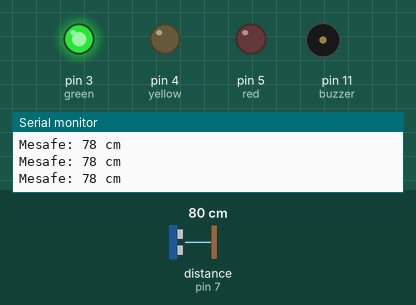
Recording of a sketch running on a simulated Arduino Uno, built with avr-gcc and run on an emulated ATmega328P. Parts: output pins drawn as LEDs (lit = HIGH), buzzer (waves = sounding), the last lines printed to the serial monitor. Wiring (inferred from the names in the program): ultrasonic range finder: trigger pin 9; echo pin 7. Inputs (shaded band) come from the test bench; at power-on: distance to the obstacle (sensor on pin 7) 80 cm. The echo pulse lasts 58.3 µs per cm; pins used as bus, display or sensor lines are not drawn.

Above: at 1.2 s.
1.3 s: distance to the obstacle (sensor on pin 7) set to 55 cm
2.8 s: distance to the obstacle (sensor on pin 7) set to 48 cm
At 4.0 s:
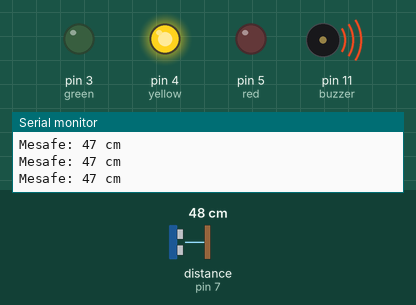
4.3 s: distance to the obstacle (sensor on pin 7) set to 23 cm
5.8 s: distance to the obstacle (sensor on pin 7) set to 18 cm
At 6.3 s:
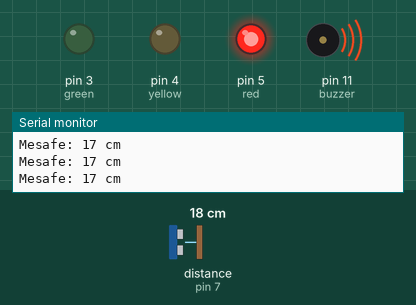
7.3 s: distance to the obstacle (sensor on pin 7) set to 53 cm
At 8.5 s:
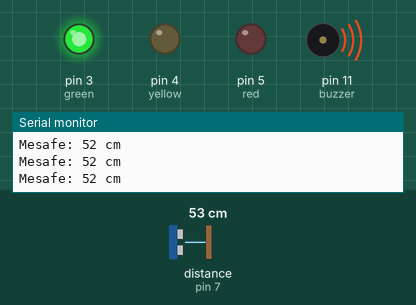
8.8 s: distance to the obstacle (sensor on pin 7) set to 2 cm
At 10.2 s:
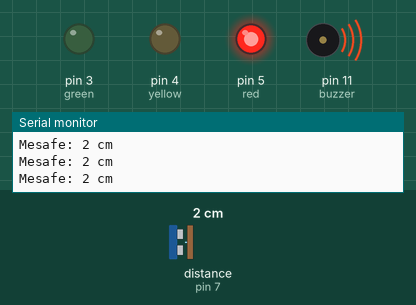
Timing chart, 0 to 11.3 s (numbered marks = the images above; inputs shaded):
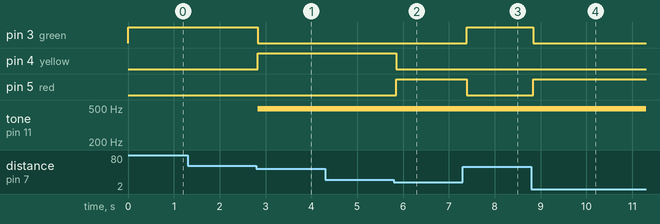

Measured:
- the behaviour switches between 51 and 50 cm on distance to the obstacle (sensor on pin 7) (found by bisection; images 0 and 1)
- the behaviour switches between 21 and 20 cm on distance to the obstacle (sensor on pin 7) (found by bisection; images 1 and 2)
- after the input at 2.8 s, pin 3 (green): HIGH → LOW at once; pin 4 (yellow): LOW → HIGH at once; tone on pin 11 (buzzer): silent → 490 Hz at once
- after the input at 5.8 s, pin 4 (yellow): HIGH → LOW after 0.06 s; pin 5 (red): LOW → HIGH after 0.06 s
- after the input at 7.3 s, pin 3 (green): LOW → HIGH after 0.09 s; pin 5 (red): HIGH → LOW after 0.09 s
- after the input at 8.8 s, pin 3 (green): HIGH → LOW at once; pin 5 (red): LOW → HIGH at once

The sketch:

buzzerwithLight.ino
```cpp
// --- AKILLI PARK SENSÖRÜ (PİNLER: 3,4,5,11 ve Sensör 9-13) ---

const int green = 3;
const int yellow = 4;
const int red = 5;
const int buzzer = 11;  // Buzzer

const int trigPin = 9;  // Tetikleyen sensör
const int echoPin = 7; // Yolu hesaplayan sensör

void setup() {
  // Elemanları initialise etme
  pinMode(green, OUTPUT);
  pinMode(yellow, OUTPUT);
  pinMode(red, OUTPUT);
  pinMode(buzzer, OUTPUT);

  // Sensör pinleri
  pinMode(trigPin, OUTPUT);
  pinMode(echoPin, INPUT);

  // Bilgisayar çıktısı
  Serial.begin(9600);
  Serial.println("Sistem Baslatiliyor...");
}

void loop() {
  long duration;
  int distance;

  // Ölçüm Sinyali Gönder
  digitalWrite(trigPin, LOW);
  delayMicroseconds(2);
  digitalWrite(trigPin, HIGH);
  delayMicroseconds(10);
  digitalWrite(trigPin, LOW);

  //  Yankıyı Dinle
  duration = pulseIn(echoPin, HIGH);
  distance = duration * 0.034 / 2;

  // --- FİLTRELEME VE KONTROL ---
  // Eğer mesafe 0 veya çok uzaksa
  if (distance == 0 || distance > 300) {
     Serial.println("HATA: Sensor okuyamiyor (0)!");
     distance = 999; // Hata ver ve distance'ı arttır
  } else {
     // Ekrana sonucu yaz
     Serial.print("Mesafe: ");
     Serial.print(distance);
     Serial.println(" cm");
  }

  // Işıkları söndür
  digitalWrite(green, LOW);
  digitalWrite(yellow, LOW);
  digitalWrite(red, LOW);
  // Buzzer'ı burada susturmuyoruz, aşağıda ritim vereceğiz.

  //
  if (distance < 20) {
    // --- ÇOK YAKIN (KIRMIZI + HIZLI DIT DIT) ---
    digitalWrite(red, HIGH);

    // Fısıltı Modu (Sesi kısık - değer 10)
    analogWrite(buzzer, 10);
    delay(50);
    digitalWrite(buzzer, LOW); // Sus
    delay(50);
  }
  else if (distance < 50) {
    // --- ORTA MESAFE (SARI + YAVAŞ DİİİT) ---
    digitalWrite(yellow, HIGH);

    // Fısıltı Modu
    analogWrite(buzzer, 10);
    delay(150);
    digitalWrite(buzzer, LOW); // Sus
    delay(150);
  }
  else {
    // --- GÜVENLİ (YEŞİL + SESSİZ) ---
    digitalWrite(green, HIGH);
    digitalWrite(buzzer, LOW); // Tamamen sus
    delay(100);
  }
}
```
